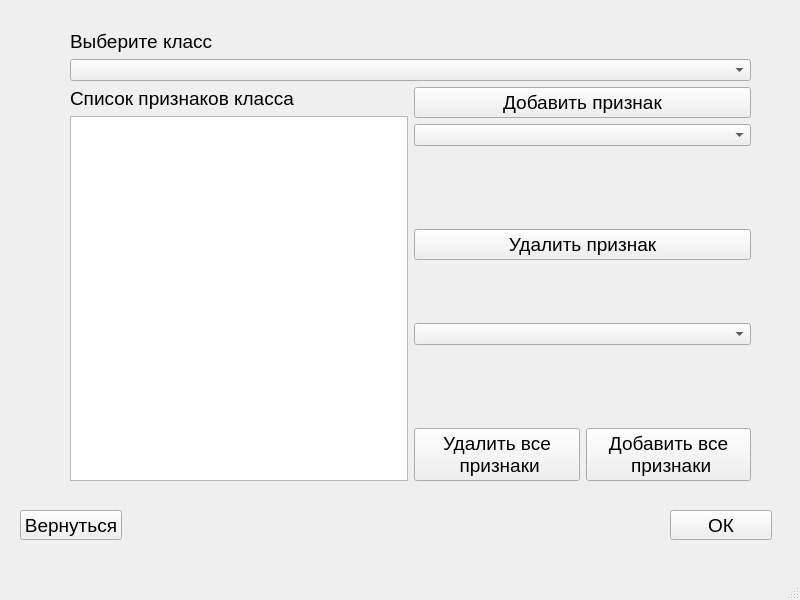
<?xml version="1.0" encoding="UTF-8"?>
<ui version="4.0">
 <class>classExplanation</class>
 <widget class="QMainWindow" name="classExplanation">
  <property name="geometry">
   <rect>
    <x>0</x>
    <y>0</y>
    <width>800</width>
    <height>600</height>
   </rect>
  </property>
  <property name="minimumSize">
   <size>
    <width>800</width>
    <height>600</height>
   </size>
  </property>
  <property name="maximumSize">
   <size>
    <width>800</width>
    <height>600</height>
   </size>
  </property>
  <property name="windowTitle">
   <string>Редактор знаний. Признаковое описание классов</string>
  </property>
  <widget class="QWidget" name="centralwidget">
   <widget class="QPushButton" name="button_goBack_classExplanation">
    <property name="geometry">
     <rect>
      <x>20</x>
      <y>510</y>
      <width>102</width>
      <height>30</height>
     </rect>
    </property>
    <property name="font">
     <font>
      <pointsize>14</pointsize>
     </font>
    </property>
    <property name="text">
     <string>Вернуться</string>
    </property>
   </widget>
   <widget class="QPushButton" name="button_ok_classExplanation">
    <property name="geometry">
     <rect>
      <x>670</x>
      <y>510</y>
      <width>102</width>
      <height>30</height>
     </rect>
    </property>
    <property name="font">
     <font>
      <pointsize>14</pointsize>
     </font>
    </property>
    <property name="text">
     <string>ОК</string>
    </property>
   </widget>
   <widget class="QWidget" name="layoutWidget">
    <property name="geometry">
     <rect>
      <x>70</x>
      <y>30</y>
      <width>681</width>
      <height>451</height>
     </rect>
    </property>
    <layout class="QGridLayout" name="gridLayout">
     <item row="0" column="0">
      <layout class="QVBoxLayout" name="verticalLayout">
       <item>
        <widget class="QLabel" name="label">
         <property name="font">
          <font>
           <pointsize>14</pointsize>
          </font>
         </property>
         <property name="text">
          <string>Выберите класс</string>
         </property>
        </widget>
       </item>
       <item>
        <widget class="QComboBox" name="comboBox_classChoose_classExplanation"/>
       </item>
      </layout>
     </item>
     <item row="1" column="0">
      <layout class="QHBoxLayout" name="horizontalLayout_2">
       <item>
        <layout class="QVBoxLayout" name="verticalLayout_2">
         <item>
          <widget class="QLabel" name="label_2">
           <property name="font">
            <font>
             <pointsize>14</pointsize>
            </font>
           </property>
           <property name="text">
            <string>Список признаков класса</string>
           </property>
          </widget>
         </item>
         <item>
          <widget class="QTextEdit" name="text_featuresList_classExplanation">
           <property name="readOnly">
            <bool>true</bool>
           </property>
          </widget>
         </item>
        </layout>
       </item>
       <item>
        <layout class="QVBoxLayout" name="verticalLayout_6">
         <item>
          <layout class="QVBoxLayout" name="verticalLayout_5">
           <item>
            <layout class="QVBoxLayout" name="verticalLayout_3">
             <item>
              <widget class="QPushButton" name="button_addFeature_classExplanation">
               <property name="font">
                <font>
                 <pointsize>14</pointsize>
                </font>
               </property>
               <property name="text">
                <string>Добавить признак</string>
               </property>
              </widget>
             </item>
             <item>
              <widget class="QComboBox" name="comboBox_addFeature_classExplanation"/>
             </item>
            </layout>
           </item>
           <item>
            <layout class="QVBoxLayout" name="verticalLayout_4">
             <item>
              <spacer name="horizontalSpacer">
               <property name="orientation">
                <enum>Qt::Horizontal</enum>
               </property>
               <property name="sizeHint" stdset="0">
                <size>
                 <width>40</width>
                 <height>20</height>
                </size>
               </property>
              </spacer>
             </item>
             <item>
              <widget class="QPushButton" name="button_deleteFeature_classExplanation">
               <property name="font">
                <font>
                 <pointsize>14</pointsize>
                </font>
               </property>
               <property name="text">
                <string>Удалить признак</string>
               </property>
              </widget>
             </item>
             <item>
              <widget class="QComboBox" name="comboBox_deleteFeature_classExplanation"/>
             </item>
            </layout>
           </item>
          </layout>
         </item>
         <item>
          <spacer name="horizontalSpacer_2">
           <property name="orientation">
            <enum>Qt::Horizontal</enum>
           </property>
           <property name="sizeHint" stdset="0">
            <size>
             <width>40</width>
             <height>20</height>
            </size>
           </property>
          </spacer>
         </item>
         <item>
          <layout class="QHBoxLayout" name="horizontalLayout">
           <item>
            <widget class="QPushButton" name="button_deleteAllFeatures_classExplanation">
             <property name="font">
              <font>
               <pointsize>14</pointsize>
              </font>
             </property>
             <property name="text">
              <string>Удалить все 
 признаки</string>
             </property>
            </widget>
           </item>
           <item>
            <widget class="QPushButton" name="button_addAllFeatures_classExplanation">
             <property name="font">
              <font>
               <pointsize>14</pointsize>
              </font>
             </property>
             <property name="text">
              <string>Добавить все 
 признаки</string>
             </property>
            </widget>
           </item>
          </layout>
         </item>
        </layout>
       </item>
      </layout>
     </item>
    </layout>
   </widget>
  </widget>
  <widget class="QMenuBar" name="menubar">
   <property name="geometry">
    <rect>
     <x>0</x>
     <y>0</y>
     <width>800</width>
     <height>22</height>
    </rect>
   </property>
  </widget>
  <widget class="QStatusBar" name="statusbar"/>
 </widget>
 <resources/>
 <connections/>
</ui>
